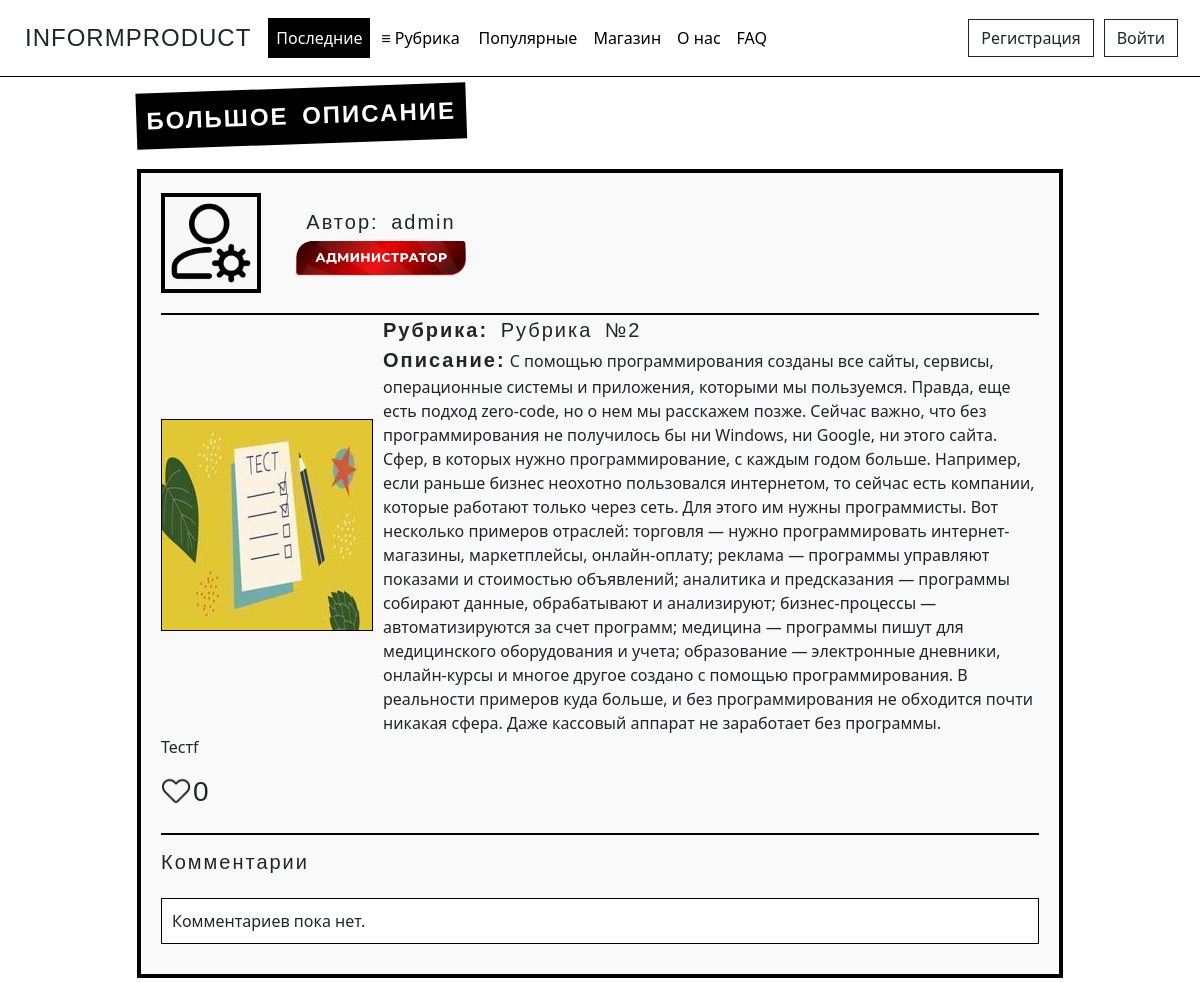
Before: /articles/15 with the older database file.
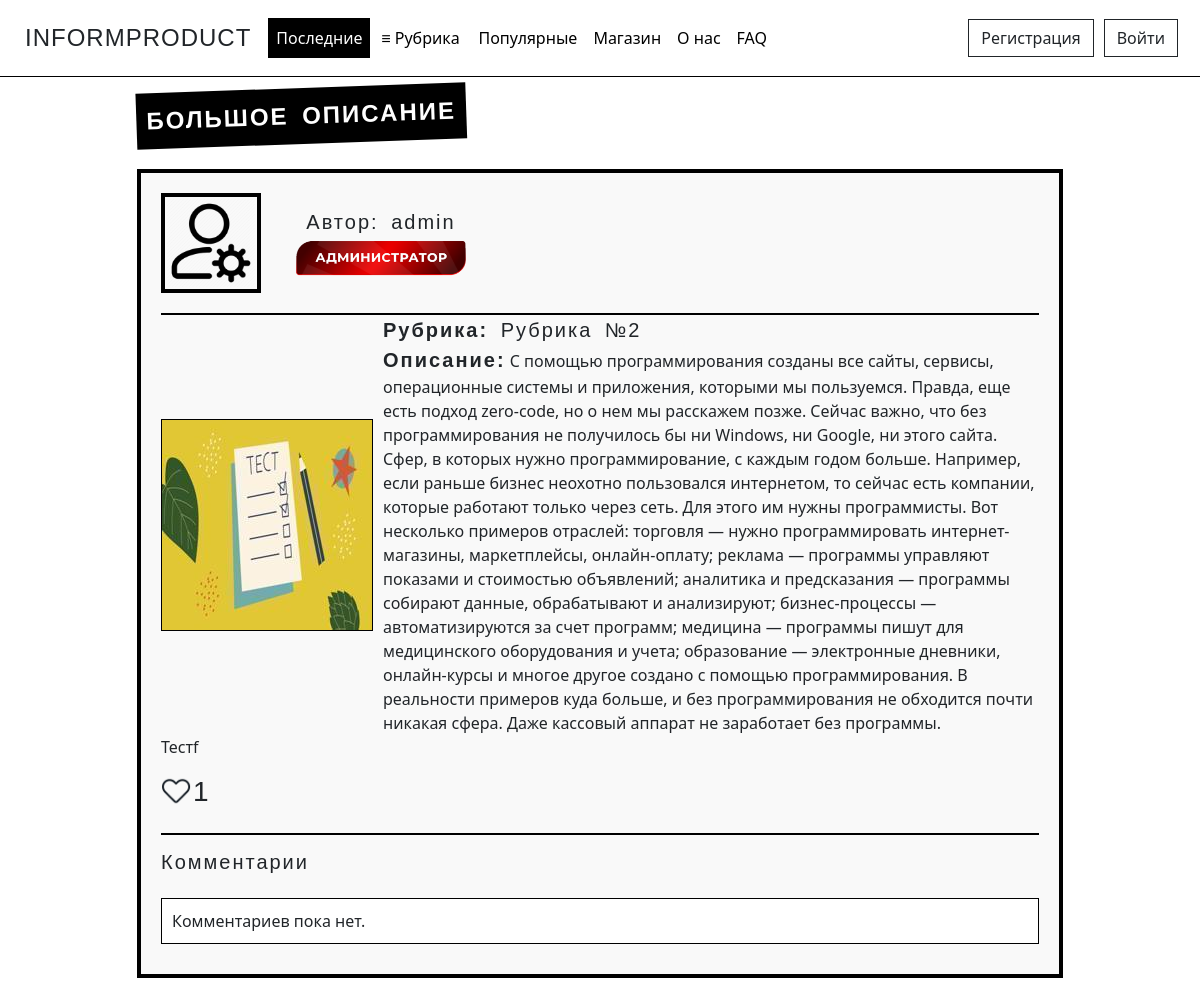
After: the same page with the newer database file.
### journal/models.py (models this page shows, shortened)
class Article(models.Model):
    CATEGORY_CHOICES = [
        ('Category №1', 'Рубрика №1'),
        ('Category №2', 'Рубрика №2'),
        ('Category №3', 'Рубрика №3'),
        ('Category №4', 'Рубрика №4'),
        ('Category №5', 'Рубрика №5'),
    ]
    title = models.CharField('Название', max_length=100)
    description = models.TextField('Описание')
    text = models.TextField('Основной текст')
    category = models.CharField(max_length=50, verbose_name='Рубрика', choices=CATEGORY_CHOICES, default='Рубрика №1')
    author = models.ForeignKey(User, verbose_name='Автор', on_delete=models.CASCADE)
    publication = models.BooleanField('Статус публикации', default=False)
    date = models.DateTimeField('Дата', default=timezone.now)
    likes = models.IntegerField('Количество лайков', default=0)
    img = models.ImageField('Превью', default='default_preview.png', upload_to='preview_images')
    class Meta:
        verbose_name = 'Статью'
        verbose_name_plural = 'Статьи'

### users/models.py (models this page shows, shortened)
class Profile(models.Model):
    STATUS_CHOICES = {
        ('User', 'Пользователь'),
        ('User VIP', 'VIP пользователь'),
        ('Admin', 'Администратор'),
    }
    user = models.OneToOneField(User, verbose_name='Имя пользователя', on_delete=models.CASCADE)
    img = models.ImageField('Фото пользователя', default='default_user.png', upload_to='user_images')
    status = models.CharField(max_length=20, verbose_name='Статус пользователя', choices=STATUS_CHOICES, default='User')
    vip_status_expiry = models.DateTimeField(verbose_name='Окончание VIP статуса', null=True, blank=True)
    class Meta:
        verbose_name = 'Профаил'
        verbose_name_plural = 'Профайлы'

### journal/views.py (the view)
# urls.py: path('articles/<int:pk>', views.ArticleDetailView.as_view(), name='articles-detail'),
class ArticleDetailView(DetailView):
    model = Article
    context_object_name = 'article'
    template_name = 'journal/articles_detail.html'
    def get_object(self, queryset=None):
        article = super().get_object(queryset)
        if not article.publication:
            raise Http404("Статья не опубликована")
        return article
    def get_context_data(self, **kwargs):
        ctx = super().get_context_data(**kwargs)
        user = self.request.user
        if user.is_authenticated:
            profile = Profile.objects.get(user=user)
            ctx['profile'] = profile
            ctx['comment_form'] = CommentForm()
            ctx['user_has_liked'] = Like.objects.filter(article=self.object, liked_by=user, like=True).exists()
            ctx['is_following'] = Follow.objects.filter(follower=user, following=self.object.author).exists()
        return ctx

### journal/templates/journal/articles_detail.html (shortened to what this page needs)
{% extends 'journal/base.html' %}
{% block home_active %}
  active
{% endblock %}
{% block content %}
<div class="tilted-text font">{{ article.title|striptags }}</div>
  <div class="article-container">
    <div class="author-article-line">
      <a href="{% url 'user-articles' article.author %}" class="no-underline">
      <img src="{{ article.author.profile.img.url }}" alt="{{ article.author }}" class="user-article-img">
      <div class="author-role">
          <div class="text-author">Автор: {{ article.author }}</div>
          {% if article.author.profile.status == 'User' %}
            <img src="/pictures/main_page/user_label.png" alt="Badge" width="180">
          {% elif article.author.profile.status == 'Admin' %}
            <img src="/pictures/main_page/admin_label.png" alt="Badge" width="180">
          {% else %}
            <img src="/pictures/main_page/user_vip_label.png" alt="Badge" width="180">
          {% endif %}
        </a>
      </div>
    </div>
    <div class="details">
      <div class="image-block">
       <img src="{{ article.img.url }}">
      </div>
      <div class="text-block">
        <div class="text-author"><b>Рубрика:</b> {{ article.get_category_display }}</div>
        <div><b class="text-author">Описание:</b> {{ article.description|safe }}</div>
      </div>
    </div>
    <div>
      <p>{{ article.text|safe }}</p>
    </div>
    <div class="details">
                <form method="post" action="{% url 'like-article' article.pk %}">
                  {% if user_has_liked %}
                     <input type="image" src="/pictures/like.png" alt="Удалить лайк"  width="30" height="30">
                  {% else %}
                    <input type="image" src="/pictures/unlike.png" alt="Удалить лайк"  width="30" height="30">
                  {% endif %}
                </form>
      <div class="text-block font text-like">
        {{ article.likes }}
      </div>
  </div>
  <div class="author-article-line"></div>
    <h2 class="comment_text">Комментарии</h2>
        <ul class="list-group mt-4">
          {% for comment in article.comments.all %}
            <li class="list-group-item">
              <a href="{% url 'user-articles' comment.author.username %}" class="no-underline">
              <img src="{{ comment.author.profile.img.url }}" alt="{{ comment.author.username }}" class="author-comment-img">
                <strong>{{ comment.author.username }}</strong></a> {{ comment.date|date:"d M Y H:i" }}
              <p>{{ comment.text }}</p>
              {% if comment.author == user or user.is_superuser %}
                <form method="post" action="{% url 'delete-comment' article.pk comment.id %}" style="display:inline;">
                  {% csrf_token %}
                  <button type="submit" class="btn btn-danger btn-sm">Удалить</button>
                </form>
              {% endif %}
            </li>
          {% empty %}
            <li class="list-group-item">Комментариев пока нет.</li>
          {% endfor %}
        </ul>
{% endblock %}

Changed rows visible on the page:
changed Article "БОЛЬШОЕ ОПИСАНИЕ": likes "0" → "1"
